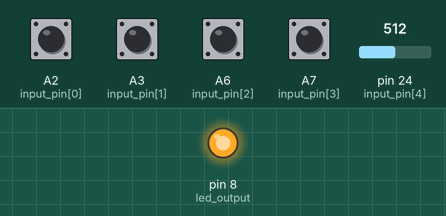
This sketch was run on a simulated Teensy 4. Parts: output pins drawn as LEDs (lit = HIGH). The test bench sets the inputs (shaded band); at power-on: A2 (input_pin[0]), A3 (input_pin[1]), A6 (input_pin[2]), A7 (input_pin[3]) HIGH, pin 24 (input_pin[4]) = 512.

Above: at 0.1 s.
At 0.8 s:
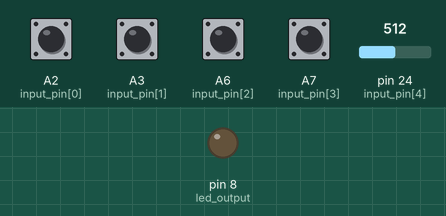
Timing chart, 0 to 2.3 s (numbered marks = the images above):
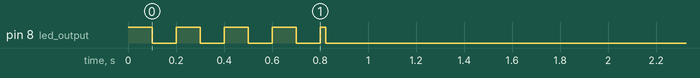

Measured:
- by itself, pin 8 (led_output): goes 3 × (LOW 0.10 s, HIGH 0.10 s), LOW 0.10 s, HIGH 0.02 s, then LOW

The sketch:

TeensyMIDI.ino
```cpp
#include <Bounce.h>  // Bounce library makes button change detection easy

// LED Output
const int led_output = 8;

// MIDI Channel used for all inputs
const int channel = 1;

// Default velocity used for all inputs
const int default_velocity = 80;

typedef enum {
  NOT_DETECTED,
  DETECTED,
  DEBOUNCE,
  WAIT_FOR_RELEASE
} input_state_t;

typedef enum {
  ANALOG,
  DIGITAL,
  DEACTIVATED
} input_mode_t;

#define NUMBER_OF_INPUTS 6

const int threshold        = 80;
const int hysteresis       = 40;
const int debounce_time_ms = 20;

// Inputs
// A2  : 16
// A3  : 17
// A6  : 20
// A7  : 21
// A10 : xx
// A11 : xx
//  _ _ _ _ _   _ _ _ _ _   _ _ _ _ _
// |         | |         | |         |
// |         | |   A2/   | |  A11/   | -> !buggy!
// |         | |    16   | |    xx   |
// |_ _ _ _ _| |_ _ _ _ _| |_ _ _ _ _|          __
//  _ _ _ _ _   _ _ _ _ _   _ _ _ _ _     **   |__|
// |         | |         | |         |
// |   A7/   | |         | |   A10/  |
// |    21   | |         | |    xx   |
// |_ _ _ _ _| |_ _ _ _ _| |_ _ _ _ _|

const int     input_pin[NUMBER_OF_INPUTS]    = {16, 17, 20, 21, A10, A11};
const int     input_mode[NUMBER_OF_INPUTS]   = {DIGITAL, DIGITAL, DIGITAL, DIGITAL, ANALOG, DEACTIVATED};
const int     note[NUMBER_OF_INPUTS]         = {36, 36, 36, 41, 36, 36};  // C1, For Sitala

// For digital
Bounce *input_button[NUMBER_OF_INPUTS];

// For Analog
input_state_t input_state[NUMBER_OF_INPUTS]  = {NOT_DETECTED, NOT_DETECTED, NOT_DETECTED, NOT_DETECTED, NOT_DETECTED, NOT_DETECTED};
int           trigger_time[NUMBER_OF_INPUTS] = {0, 0, 0, 0, 0, 0};

void setup() {
  pinMode(led_output, OUTPUT);

  pinMode(16, INPUT_PULLUP);
  pinMode(17, INPUT_PULLUP);
  pinMode(20, INPUT_PULLUP);
  pinMode(21, INPUT_PULLUP);
  input_button[0] = new Bounce(16, debounce_time_ms);
  input_button[1] = new Bounce(17, debounce_time_ms);
  input_button[2] = new Bounce(20, debounce_time_ms);
  input_button[3] = new Bounce(21, debounce_time_ms);

  // Boot LED sequence
  for(int i=0; i<4; i++) {
    digitalWrite(led_output, HIGH);
    delay(100);
    digitalWrite(led_output, LOW);
    delay(100);
  }
}

void loop() {
  for (int i=0; i < NUMBER_OF_INPUTS; i++)
  {
    if (input_mode[i] == ANALOG)
    {
      unsigned int value = analogRead(input_pin[i]);
      if (value > threshold) {
        switch (input_state[i]) {
          case NOT_DETECTED:
            // Trigger detected
            input_state[i] = DETECTED;
            usbMIDI.sendNoteOn(note[i], map(value, threshold, 120, 7, 16)*8, channel);
            digitalWrite(led_output, HIGH);
            trigger_time[i] = millis();
            break;
          case DETECTED:
          case DEBOUNCE:
          case WAIT_FOR_RELEASE:
            // Do nothing
            break;
          default:
            // Error, deactivate input via MIDI
            usbMIDI.sendNoteOff(note[i], 0, channel);
            digitalWrite(led_output, LOW);
        }
      }

      if ((millis() - trigger_time[i]) > debounce_time_ms) {
        switch (input_state[i]) {
          case DETECTED:
            // Debounce over
            input_state[i] = WAIT_FOR_RELEASE;
            break;
          case DEBOUNCE:
          case WAIT_FOR_RELEASE:
          case NOT_DETECTED:
            // Do nothing
          default:
            // Error, deactivate input via MIDI
            usbMIDI.sendNoteOff(note[i], 0, channel);
            digitalWrite(led_output, LOW);
        }
      }

      if (analogRead(input_pin[i]) < (threshold - hysteresis)) {
        switch (input_state[i]) {
          case WAIT_FOR_RELEASE:
            // Trigger detected
            input_state[i] = NOT_DETECTED;
            usbMIDI.sendNoteOff(note[i], 0, channel);
            digitalWrite(led_output, LOW);
            break;
          case DETECTED:
          case DEBOUNCE:
          case NOT_DETECTED:
            // Do nothing
            break;
          default:
            // Error, deactivate input via MIDI
            usbMIDI.sendNoteOff(note[i], 0, channel);
            digitalWrite(led_output, LOW);
        }
      }
    }
    else if (input_mode[i] == DIGITAL)
    {
      input_button[i]->update();

      if (input_button[i]->fallingEdge())
      {
        usbMIDI.sendNoteOn(note[i], default_velocity, channel);
        digitalWrite(led_output, HIGH);
      }

      if (input_button[i]->risingEdge())
      {
        usbMIDI.sendNoteOff(note[i], 0, channel);
        digitalWrite(led_output, LOW);
      }
    }
  }
  // MIDI Controllers should discard incoming MIDI messages.
  while (usbMIDI.read()) {
  }
}
```
